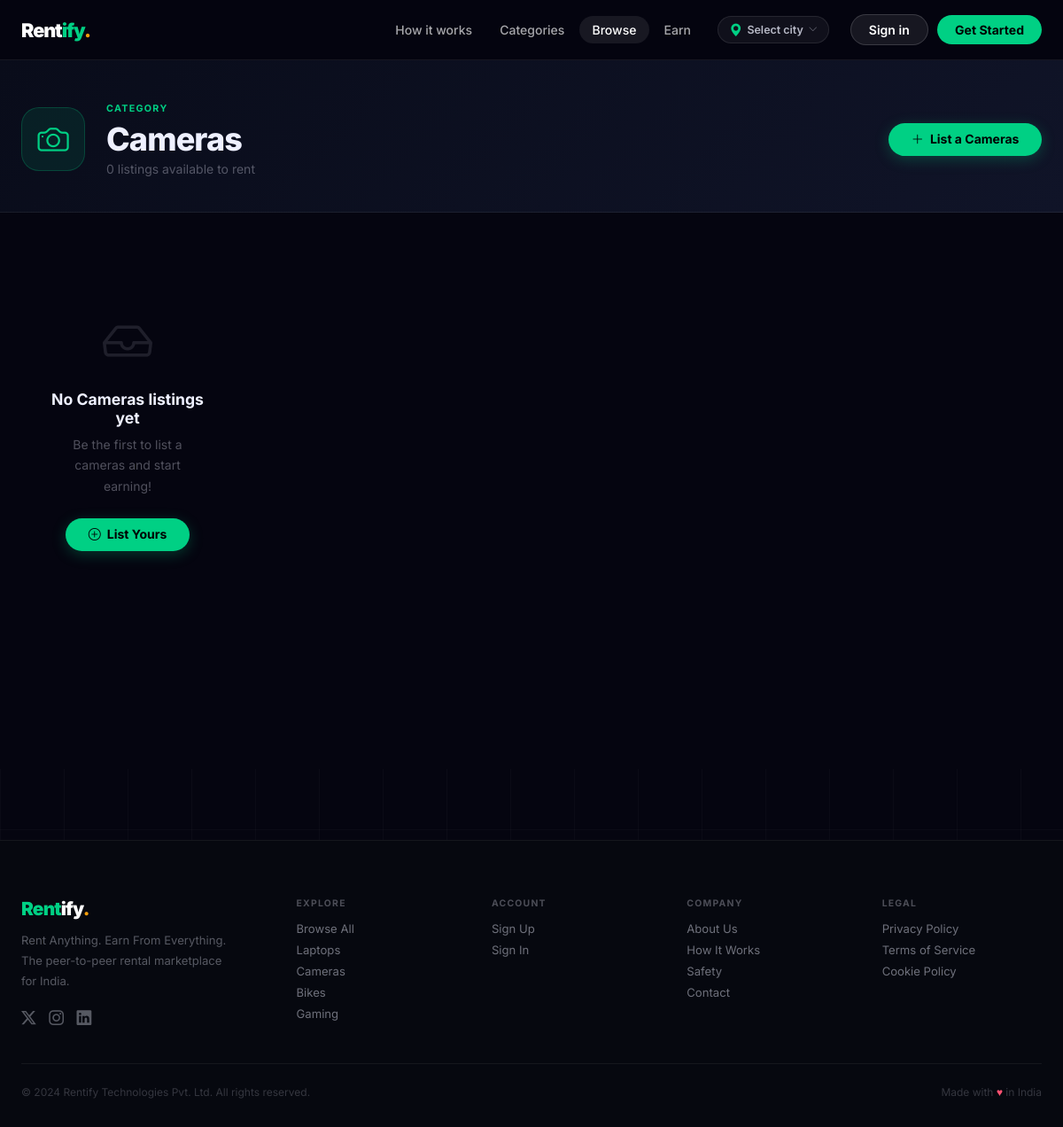
The app's page /category/cameras/, older data.
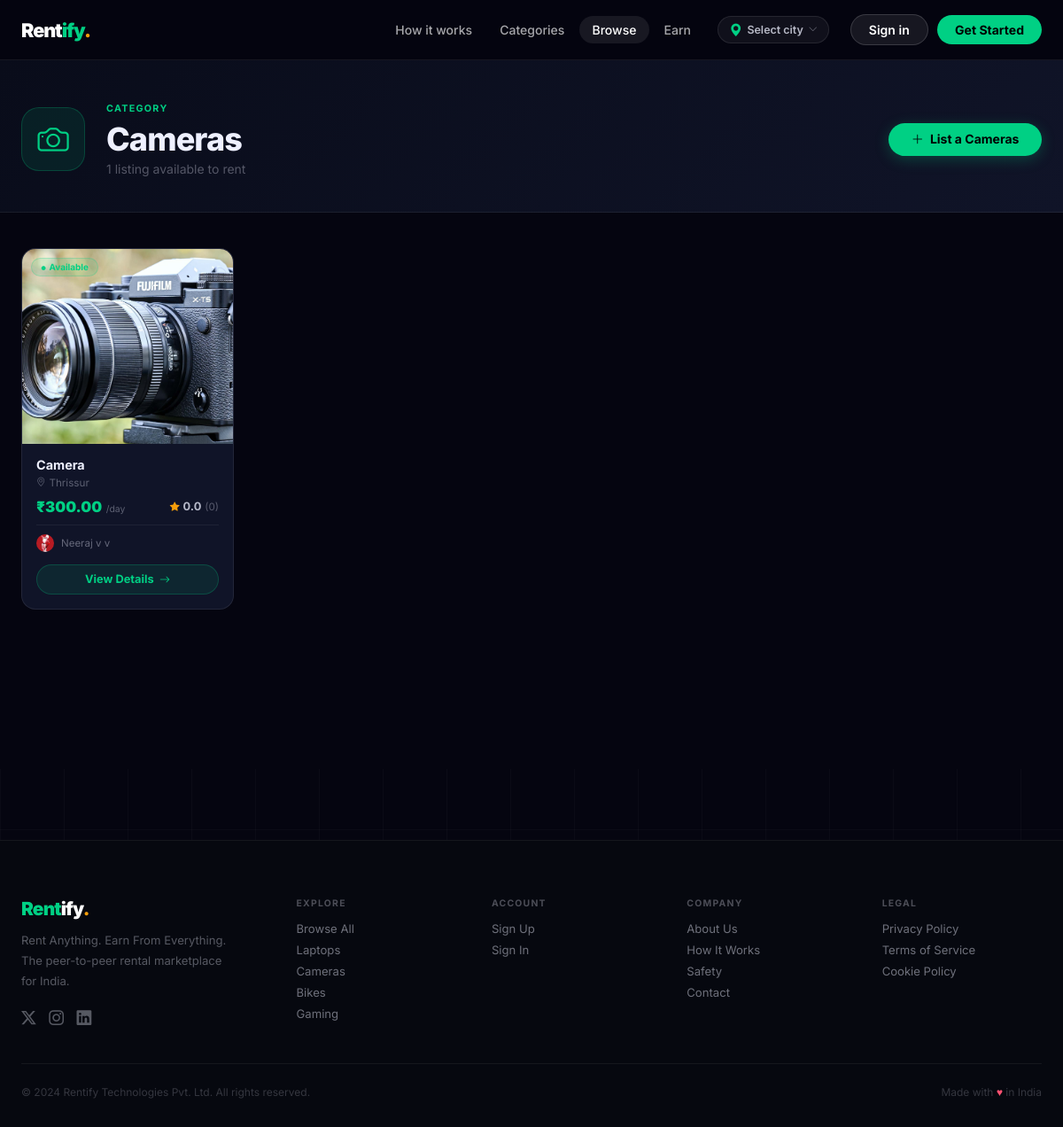
The same page, newer data.
### listings/models.py (models this page shows, shortened)
class Product(models.Model):
    owner = models.ForeignKey(User, on_delete=models.CASCADE, related_name='listings')
    title = models.CharField(max_length=200)
    category = models.CharField(max_length=50, choices=CATEGORY_CHOICES, default='other')
    description = models.TextField()
    location = models.CharField(max_length=200, help_text='Public display: city/area only')
    state = models.CharField(max_length=100, blank=True, default='')
    city = models.CharField(max_length=100, blank=True, default='')
    area_locality = models.CharField(max_length=120, blank=True, default='')
    address_private = models.CharField(max_length=300, blank=True, default='')
    price_per_day = models.DecimalField(max_digits=10, decimal_places=2)
    price_per_week = models.DecimalField(max_digits=10, decimal_places=2, null=True, blank=True)
    price_per_month = models.DecimalField(max_digits=10, decimal_places=2, null=True, blank=True)
    security_deposit = models.DecimalField(max_digits=10, decimal_places=2, default=0)
    is_available = models.BooleanField(default=True)
    rating = models.DecimalField(max_digits=3, decimal_places=2, default=0.00)
    total_reviews = models.IntegerField(default=0)
    views_count = models.IntegerField(default=0)
    is_flagged = models.BooleanField(default=False)
    flag_reason = models.CharField(max_length=200, blank=True)
    created_at = models.DateTimeField(auto_now_add=True)
    updated_at = models.DateTimeField(auto_now=True)
    class Meta:
        ordering = ['-created_at']
    def get_primary_image(self):
        img = self.images.filter(is_primary=True).first() or self.images.first()
        return img.image.url if img else static('images/no-image.svg')
    def build_public_location(self):
        parts = []
        if self.area_locality and self.area_locality.strip():
            parts.append(self.area_locality.strip())
        if self.city and self.city.strip():
            if not parts or self.city.strip().lower() != parts[0].lower():
                parts.append(self.city.strip())
        if parts:
            return ', '.join(parts)
        return (self.location or '').strip()
    def get_public_location(self):
        return self.build_public_location() or self.location or ''

class ProductImage(models.Model):
    product = models.ForeignKey(Product, on_delete=models.CASCADE, related_name='images')
    image = models.ImageField(upload_to='products/')
    is_primary = models.BooleanField(default=False)
    order = models.IntegerField(default=0)
    uploaded_at = models.DateTimeField(auto_now_add=True)
    class Meta:
        ordering = ['order', 'uploaded_at']

### accounts/models.py (models this page shows, shortened)
class UserProfile(models.Model):
    user = models.OneToOneField(User, on_delete=models.CASCADE, related_name='profile')
    phone = models.CharField(max_length=20, blank=True)
    address = models.TextField(blank=True)
    bio = models.TextField(blank=True, max_length=500)
    profile_photo = models.ImageField(upload_to='profiles/', blank=True, null=True)
    is_verified = models.BooleanField(default=False)
    rating = models.DecimalField(max_digits=3, decimal_places=2, default=0.00)
    total_reviews = models.IntegerField(default=0)
    total_earnings = models.DecimalField(max_digits=10, decimal_places=2, default=0.00)
    dark_mode = models.BooleanField(default=False)
    created_at = models.DateTimeField(auto_now_add=True)
    updated_at = models.DateTimeField(auto_now=True)
    def get_photo_url(self):
        if self.profile_photo:
            return self.profile_photo.url
        return '/static/images/default-avatar.png'

### listings/views.py (the view)
# urls.py: path('category/<str:category_slug>/', views.category_view, name='category_detail'),
def category_view(request, category_slug):
    products = Product.objects.filter(
        category=category_slug, is_available=True, is_flagged=False
    )
    location = resolve_browse_location(request)
    if location:
        products = filter_queryset_by_location(products, location).annotate(
            loc_priority=Case(
                When(location__istartswith=location, then=Value(0)),
                When(location__icontains=location, then=Value(1)),
                default=Value(2),
                output_field=IntegerField(),
            )
        ).order_by('loc_priority', '-rating', '-created_at')
    else:
        products = products.order_by('-rating', '-created_at')
    category_name = dict(CATEGORY_CHOICES).get(category_slug, 'Products')
    category_icon = CATEGORY_ICONS.get(category_slug, 'bi-grid')
    paginator = Paginator(products, 12)
    page_obj = paginator.get_page(request.GET.get('page'))
    wishlist_ids = []
    if request.user.is_authenticated:
        wishlist_ids = list(Wishlist.objects.filter(user=request.user).values_list('product_id', flat=True))
    context = {
        'products': page_obj,
        'category_name': category_name,
        'category_slug': category_slug,
        'category_icon': category_icon,
        'wishlist_ids': wishlist_ids,
        'total_count': products.count(),
        'browse_location': location,
    }
    return render(request, 'listings/category.html', context)

### listings/context_processors.py (called while the page is built)
def browse_location_processor(request):
    return {'browse_location': (request.session.get('browse_location') or '').strip()}

### listings/location_utils.py (called while the page is built)
def resolve_browse_location(request):
    loc = (request.GET.get('location') or '').strip()
    if loc:
        request.session['browse_location'] = loc
        request.session.modified = True
        return loc
    return (request.session.get('browse_location') or '').strip()

### notifications/context_processors.py (called while the page is built, shortened)
def notifications_processor(request):
    ctx = {
        'unread_notifications': [],
        'unread_count': 0,
        'user_listings_count': 0,
        'user_wishlist_count': 0,
        'user_messages_unread': 0,
        'footer_sections': _footer_sections(request),
    }
    return ctx

### subscriptions/context_processors.py (called while the page is built)
def premium_processor(request):
    try:
        if not request.user.is_authenticated:
            return dict(_SAFE_DEFAULT)
        return premium_context(request.user)
    except Exception:
        return dict(_SAFE_DEFAULT)

### templates/listings/category.html (shortened to what this page needs)
{% extends 'base.html' %}{% load static %}
{% block content %}
<div class="mk">
  <div style="background:linear-gradient(135deg,var(--bg2),var(--surf));border-bottom:1px solid var(--border);padding:3rem 0 2.5rem;">
    <div class="mk-wrap">
      <div style="display:flex;align-items:center;gap:1.5rem;flex-wrap:wrap;">
        <div style="width:72px;height:72px;border-radius:var(--r-lg);background:var(--gdim);border:1px solid var(--gborder);display:flex;align-items:center;justify-content:center;font-size:2.2rem;flex-shrink:0;">
          <i class="bi {{ category_icon }}" style="color:var(--green);"></i>
        </div>
        <div>
          <div class="sec-label">Category</div>
          <h1 class="t-h1" style="margin:.2rem 0;">{{ category_name }}</h1>
          <p style="font-size:.875rem;color:var(--text3);margin:0;">{{ total_count }} listing{{ total_count|pluralize }} available to rent</p>
        </div>
        <a href="{% url 'create_listing' %}" class="btn btn-primary" style="margin-left:auto;">
          <i class="bi bi-plus-lg"></i> List a {{ category_name }}
        </a>
      </div>
    </div>
  </div>
  <div class="mk-wrap" style="padding-top:2.5rem;padding-bottom:4rem;">
    <div style="display:grid;grid-template-columns:240px 1fr;gap:2rem;align-items:start;">
      <div>
        {% if products %}
        <div style="display:grid;grid-template-columns:repeat(auto-fill,minmax(230px,1fr));gap:1.25rem;">
          {% for product in products %}
          <div class="reveal d{{ forloop.counter|add:'0'|slice:'-1' }}">
            {% include 'listings/_product_card.html' with product=product %}
          </div>
          {% endfor %}
        </div>
        {% else %}
        <div class="empty-state">
          <i class="bi bi-inbox es-icon"></i>
          <h3>No {{ category_name }} listings yet</h3>
          <p>Be the first to list a {{ category_name|lower }} and start earning!</p>
          <a href="{% url 'create_listing' %}" class="btn btn-primary"><i class="bi bi-plus-circle"></i> List Yours</a>
        </div>
        {% endif %}
      </div>
    </div>
  </div>
</div>
{% endblock %}

### templates/listings/_product_card.html (shortened to what the changed rows need)
{% load static %}
<div style="background:#101428;border:1px solid rgba(255,255,255,.08);border-radius:16px;overflow:hidden;display:flex;flex-direction:column;transition:border-color .2s,transform .25s,box-shadow .25s;height:100%;"
     onmouseover="this.style.transform='translateY(-5px)';this.style.boxShadow='0 16px 48px rgba(0,0,0,.6),0 0 0 1px rgba(0,208,132,.12)';this.style.borderColor='rgba(0,208,132,.25)'"
     onmouseout="this.style.transform='';this.style.boxShadow='';this.style.borderColor='rgba(255,255,255,.08)'">
  <div style="position:relative;overflow:hidden;height:220px;">
    <a href="{% url 'product_detail' product.pk %}" style="display:block;height:100%;">
      <img src="{{ product.get_primary_image }}"
           alt="{{ product.title }}"
           loading="lazy"
           style="width:100%;height:100%;object-fit:cover;display:block;transition:transform .45s ease;"
           onmouseover="this.style.transform='scale(1.05)'"
           onmouseout="this.style.transform='scale(1)'"
           onerror="this.src='https://placehold.co/400x300/0d1020/00D084?text=No+Photo'">
    </a>
    {% if not product.is_available %}
    <span style="position:absolute;top:.65rem;left:.65rem;background:rgba(255,255,255,.07);color:rgba(238,240,255,.5);border:1px solid rgba(255,255,255,.1);border-radius:50px;font-size:.62rem;font-weight:700;text-transform:uppercase;letter-spacing:.05em;padding:.2rem .65rem;">
      Unavailable
    </span>
    {% elif product.rating >= 4.5 and product.total_reviews >= 3 %}
    <span style="position:absolute;top:.65rem;left:.65rem;background:linear-gradient(90deg,#F59E0B,#EF4444);color:#fff;border-radius:50px;font-size:.62rem;font-weight:800;text-transform:uppercase;letter-spacing:.05em;padding:.22rem .65rem;">
      ⭐ Top Rated
    </span>
    {% else %}
    <span style="position:absolute;top:.65rem;left:.65rem;background:rgba(0,208,132,.12);color:#00D084;border:1px solid rgba(0,208,132,.22);border-radius:50px;font-size:.62rem;font-weight:700;padding:.22rem .65rem;">
      <i class="bi bi-circle-fill" style="font-size:.3rem;vertical-align:middle;margin-right:.25rem;"></i>Available
    </span>
    {% endif %}
  </div>
  <div style="padding:.95rem 1rem 1rem;display:flex;flex-direction:column;flex:1;">
    <a href="{% url 'product_detail' product.pk %}"
       style="font-weight:700;font-size:.9rem;color:#EEF0FF;display:block;white-space:nowrap;overflow:hidden;text-overflow:ellipsis;margin-bottom:.3rem;text-decoration:none;"
       onmouseover="this.style.color='#00D084'"
       onmouseout="this.style.color='#EEF0FF'">
      {{ product.title }}
    </a>
    <div style="font-size:.73rem;color:rgba(238,240,255,.35);display:flex;align-items:center;gap:.25rem;margin-bottom:.65rem;">
      <i class="bi bi-geo-alt" style="font-size:.65rem;"></i>
      {{ product.get_public_location }}
    </div>
    <div style="display:flex;justify-content:space-between;align-items:center;margin-bottom:.65rem;">
      <div>
        <span style="font-size:1.05rem;font-weight:900;color:#00D084;">₹{{ product.price_per_day }}</span>
        <span style="font-size:.65rem;color:rgba(238,240,255,.35);">/day</span>
      </div>
      <div style="display:flex;align-items:center;gap:.25rem;">
        <i class="bi bi-star-fill" style="color:#F59E0B;font-size:.68rem;"></i>
        <span style="font-size:.8rem;font-weight:700;color:rgba(238,240,255,.75);">{{ product.rating|floatformat:1 }}</span>
        <span style="font-size:.72rem;color:rgba(238,240,255,.32);">({{ product.total_reviews }})</span>
      </div>
    </div>
    <div style="display:flex;align-items:center;gap:.5rem;padding-top:.6rem;border-top:1px solid rgba(255,255,255,.06);margin-bottom:.85rem;">
      <img src="{{ product.owner.profile.get_photo_url }}"
           style="width:20px;height:20px;border-radius:50%;object-fit:cover;flex-shrink:0;"
           onerror="this.src='https://placehold.co/20/4F8EF7/fff?text={{ product.owner.username|first|upper }}'">
      <span style="font-size:.72rem;color:rgba(238,240,255,.38);overflow:hidden;white-space:nowrap;text-overflow:ellipsis;">
        {{ product.owner.get_full_name|default:product.owner.username }}
      </span>
    </div>
    <a href="{% url 'product_detail' product.pk %}"
       style="display:flex;align-items:center;justify-content:center;gap:.4rem;
              background:rgba(0,208,132,.1);color:#00D084;
              border:1.5px solid rgba(0,208,132,.22);
              border-radius:50px;padding:.55rem .9rem;
              font-size:.8rem;font-weight:700;text-decoration:none;
              transition:all .18s;margin-top:auto;"
       onmouseover="this.style.background='#00D084';this.style.color='#000'"
       onmouseout="this.style.background='rgba(0,208,132,.1)';this.style.color='#00D084'">
      View Details <i class="bi bi-arrow-right" style="font-size:.75rem;"></i>
    </a>
  </div>
</div>

Row changes from the older to the newer data that the page shows:
added Product: category "Cameras", get_primary_image (picture), is_available True (drawn), title "Camera", get_public_location "Thrissur", price_per_day "300.00", rating "0.0", total_reviews "0", owner.profile.get_photo_url (picture), owner.get_full_name "Neeraj v v"
Text that changed along with them:
{{ total_count }}: "0" → "1"
{{ category_name }}: "Cameras" → (not shown)
{{ category_name|lower }}: "cameras" → (not shown)
text no longer shown: "No listings yet Be the first to list a and start earning! List Yours"
